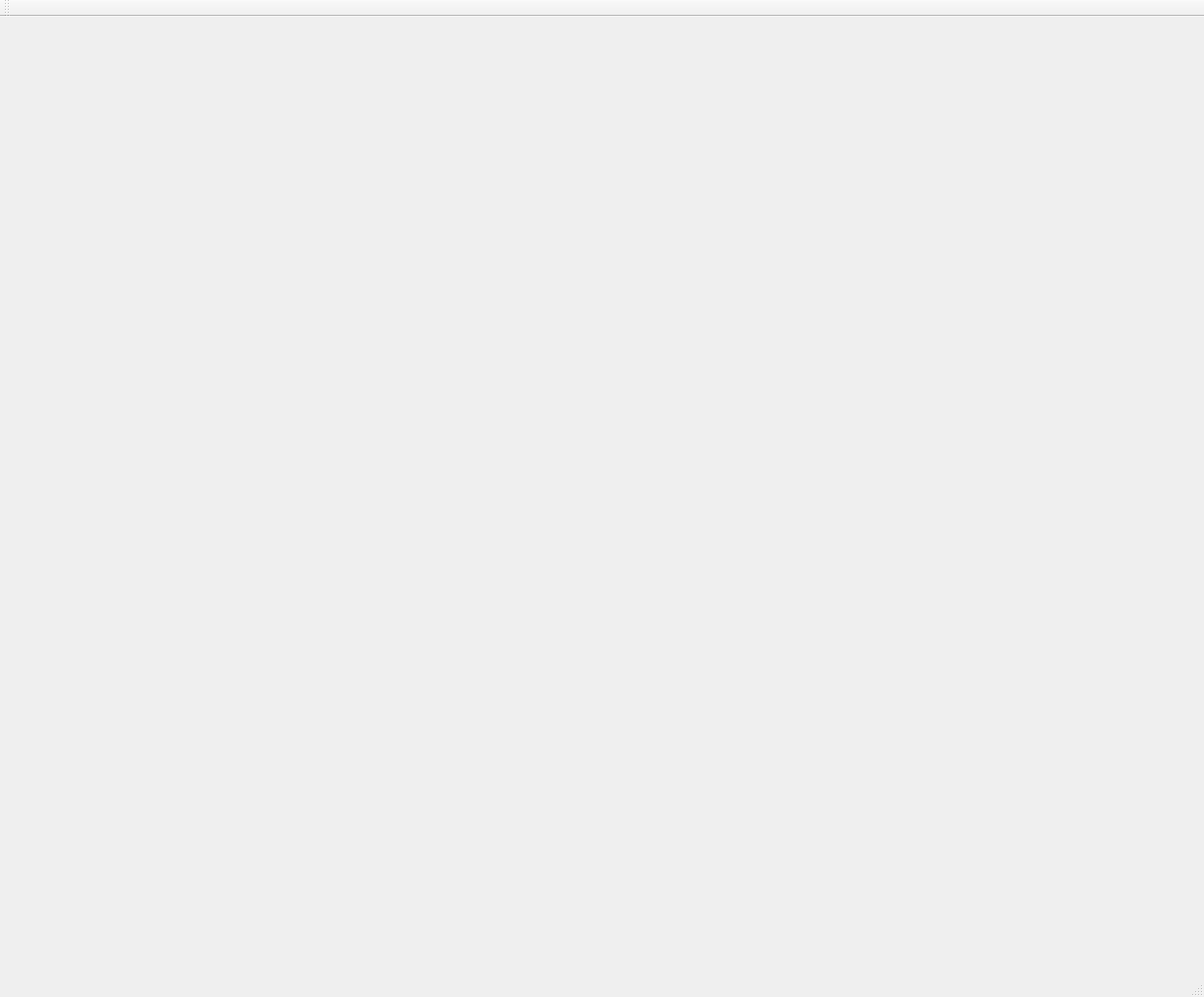
<?xml version="1.0" encoding="UTF-8"?>
<ui version="4.0">
 <class>MainWindow</class>
 <widget class="QMainWindow" name="MainWindow">
  <property name="geometry">
   <rect>
    <x>0</x>
    <y>0</y>
    <width>1219</width>
    <height>1009</height>
   </rect>
  </property>
  <property name="windowTitle">
   <string>MainWindow</string>
  </property>
  <widget class="QWidget" name="centralWidget"/>
  <widget class="QMenuBar" name="menuBar">
   <property name="geometry">
    <rect>
     <x>0</x>
     <y>0</y>
     <width>1219</width>
     <height>22</height>
    </rect>
   </property>
  </widget>
  <widget class="QToolBar" name="mainToolBar">
   <attribute name="toolBarArea">
    <enum>TopToolBarArea</enum>
   </attribute>
   <attribute name="toolBarBreak">
    <bool>false</bool>
   </attribute>
  </widget>
  <widget class="QStatusBar" name="statusBar"/>
 </widget>
 <layoutdefault spacing="6" margin="11"/>
 <resources/>
 <connections/>
</ui>
